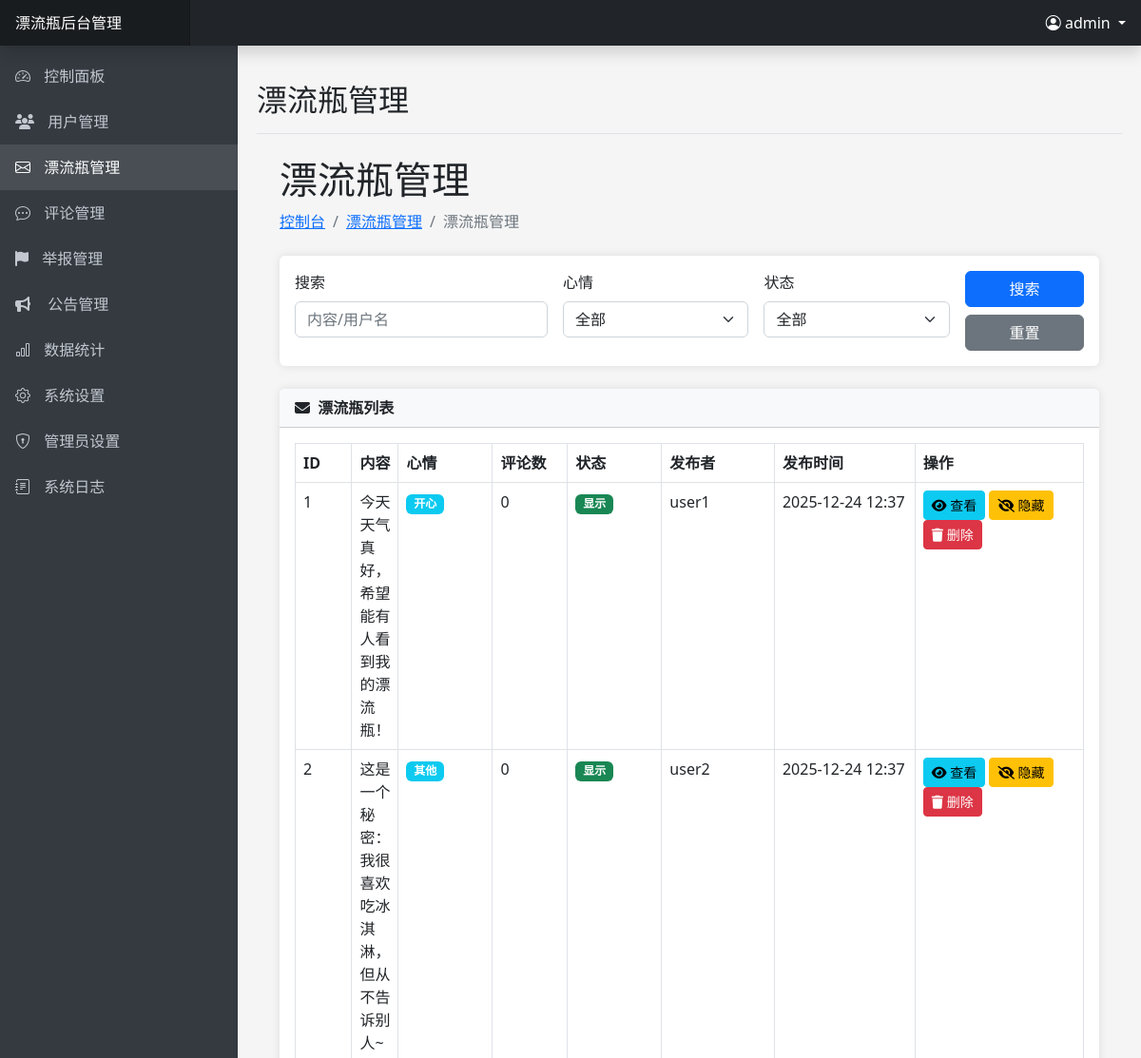
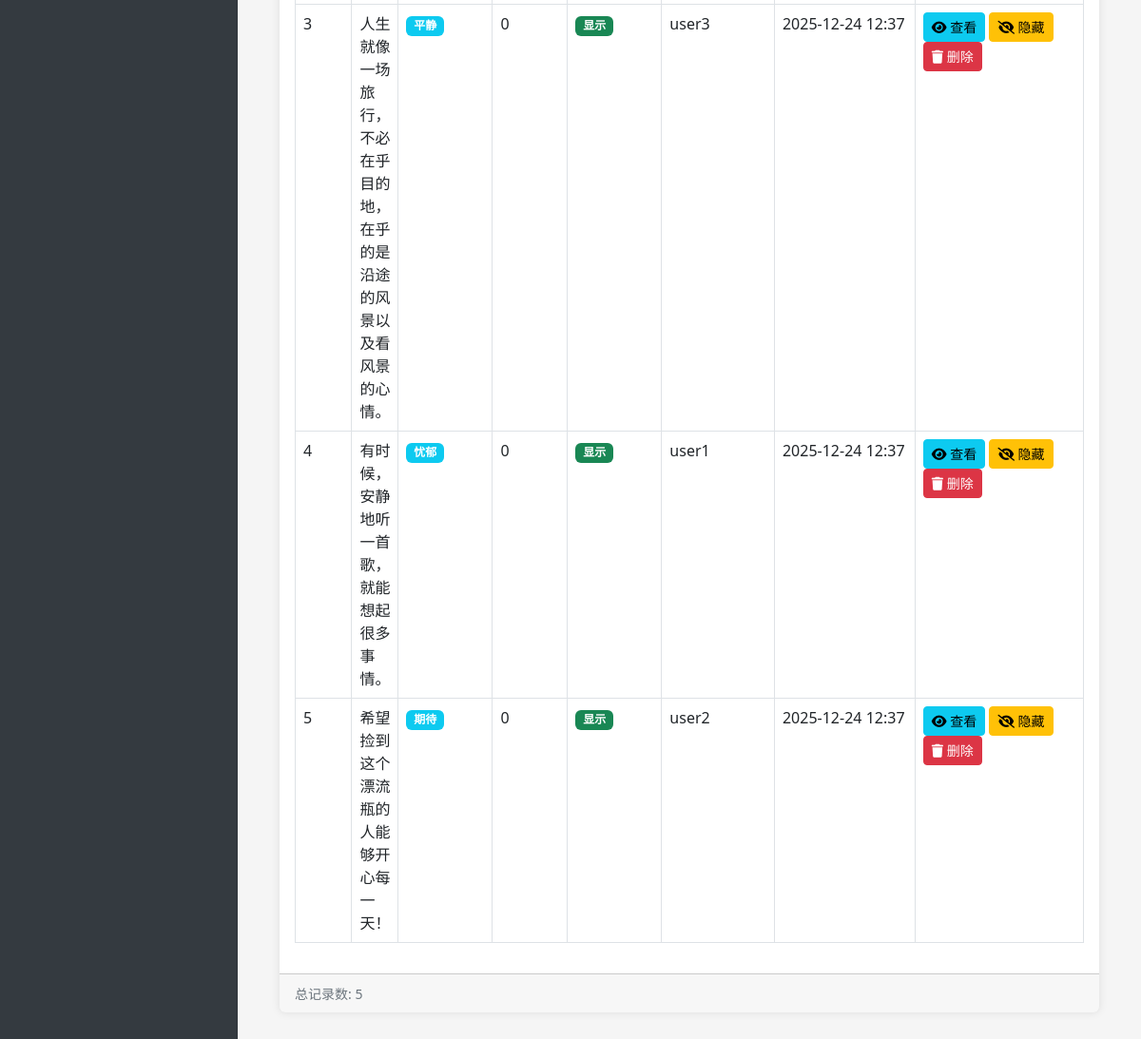
The app's page /admin/bottles.php (signed in) with its own data (2 pictures, top to bottom).
### tables this page shows
CREATE TABLE IF NOT EXISTS `bottles` (
    `id` INT(11) AUTO_INCREMENT PRIMARY KEY,
    `user_id` INT(11) NOT NULL,
    `content` TEXT NOT NULL,
    `bottle_type` ENUM('text', 'voice') DEFAULT 'text' COMMENT '漂流瓶类型：text文字漂流瓶，voice语音漂流瓶',
    `audio_file` VARCHAR(255) DEFAULT NULL COMMENT '语音文件路径（仅语音漂流瓶使用）',
    `audio_duration` INT(11) DEFAULT NULL COMMENT '语音时长（秒）',
    `mood` ENUM('开心', '难过', '平静', '愤怒', '期待', '忧郁', '其他') DEFAULT '其他',
    `is_anonymous` TINYINT(1) DEFAULT 0,
    `likes` INT(11) DEFAULT 0,
    `ip_address` VARCHAR(255) DEFAULT NULL,
    `location` VARCHAR(255) DEFAULT NULL,
    `quality_score` INT(11) DEFAULT 0,
    `throw_time` TIMESTAMP DEFAULT CURRENT_TIMESTAMP,
    `status` ENUM('漂流中', '已捡起') DEFAULT '漂流中',
    `is_hidden` TINYINT(1) DEFAULT 0 COMMENT '是否屏蔽：0未屏蔽，1已屏蔽',
    `is_deleted` TINYINT(1) DEFAULT 0 COMMENT '是否删除：0未删除，1已删除',
    FOREIGN KEY (`user_id`) REFERENCES `users`(`id`) ON DELETE CASCADE,
    INDEX `idx_user_id` (`user_id`),
    INDEX `idx_status` (`status`),
    INDEX `idx_throw_time` (`throw_time`),
    INDEX `idx_bottle_type` (`bottle_type`),
    INDEX `idx_quality_score` (`quality_score`),
    INDEX `idx_status_throw_time` (`status`, `throw_time`),
    INDEX `idx_is_hidden` (`is_hidden`),
    INDEX `idx_is_deleted` (`is_deleted`)
);

CREATE TABLE IF NOT EXISTS `users` (
    `id` INT(11) AUTO_INCREMENT PRIMARY KEY,
    `username` VARCHAR(50) NOT NULL UNIQUE,
    `password` VARCHAR(255) NOT NULL,
    `gender` ENUM('男', '女') NOT NULL,
    `signature` TEXT DEFAULT NULL,
    `points` INT(11) DEFAULT 0,
    `experience` INT(11) DEFAULT 0 COMMENT '用户经验值',
    `level` INT(11) DEFAULT 1 COMMENT '用户等级',
    `is_vip` TINYINT(1) DEFAULT 0,
    `vip_expire_date` DATE DEFAULT NULL,
    `vip_level` INT(11) DEFAULT 0,
    `status` TINYINT(1) DEFAULT 1 COMMENT '0:禁用 1:启用',
    `created_at` TIMESTAMP DEFAULT CURRENT_TIMESTAMP,
    `register_ip` VARCHAR(50) DEFAULT NULL COMMENT '注册IP地址',
    `last_login_ip` VARCHAR(50) DEFAULT NULL COMMENT '上次登录IP地址',
    `updated_at` TIMESTAMP DEFAULT CURRENT_TIMESTAMP ON UPDATE CURRENT_TIMESTAMP,
    INDEX `idx_created_at` (`created_at`),
    INDEX `idx_is_vip` (`is_vip`),
    INDEX `idx_status` (`status`),
    INDEX `idx_vip_expire_date` (`vip_expire_date`)
);

### includes/config.php (called while the page is built, shortened)
<?php
function getDbConnection() {
    try {
        $conn = new mysqli(DB_HOST, DB_USER, DB_PASS, DB_NAME);
        return $conn;
    } catch (Exception $e) {
        error_log("数据库连接异常: " . $e->getMessage());
        throw $e;
    }
}
function sanitizeInput($data) {
    $data = trim($data);
    $data = stripslashes($data);
    $data = htmlspecialchars($data, ENT_QUOTES | ENT_HTML5, 'UTF-8');
    return $data;
}
?>

### includes/admin.php (called while the page is built, shortened)
<?php
class Admin {
    private $conn;
    public function __construct() {
        $this->conn = getDbConnection();
    }
    public function logOperation($module, $action, $description = '', $data = null) {
        try {
            $adminId = $_SESSION['admin_id'];
            $ip = $_SERVER['REMOTE_ADDR'];
            $jsonData = $data ? json_encode($data, JSON_UNESCAPED_UNICODE) : null;
            $stmt = $this->conn->prepare("INSERT INTO admin_operation_logs (admin_id, module, action, ip, description, data) VALUES (?, ?, ?, ?, ?, ?)");
            $stmt->bind_param("isssss", $adminId, $module, $action, $ip, $description, $jsonData);
            $result = $stmt->execute();
            return $result;
        } catch (Exception $e) {
            error_log("记录操作日志失败: " . $e->getMessage());
            return false;
        }
    }
}
?>

### admin/bottles.php (the view, shortened to what this page needs)
<?php
$pageTitle = '漂流瓶管理';
require_once 'includes/header.php';
$conn = getDbConnection();
$action = $_GET['action'] ?? '';
$id = isset($_GET['id']) ? (int)$_GET['id'] : 0;
$deleteBottle = null;
$search = sanitizeInput($_GET['search'] ?? '');
$userIdFilter = isset($_GET['user_id']) ? (int)$_GET['user_id'] : 0;
$page = isset($_GET['page']) ? (int)$_GET['page'] : 1;
$limit = 10;
$offset = ($page - 1) * $limit;
$where = [];
$params = [];
$types = '';
$whereClause = !empty($where) ? "WHERE " . implode(' AND ', $where) : '';
$countQuery = "SELECT COUNT(*) as total FROM bottles b LEFT JOIN users u ON b.user_id = u.id $whereClause";
$query = "SELECT b.*, u.username, b.throw_time as created_at,
          (SELECT COUNT(*) FROM comments c WHERE c.bottle_id = b.id) as comment_count
          FROM bottles b
          LEFT JOIN users u ON b.user_id = u.id
          $whereClause
          ORDER BY b.throw_time DESC
          LIMIT ?, ?";
$checkTableQuery = "SHOW TABLES LIKE 'bottles'";
$tableExists = $conn->query($checkTableQuery);
if ($tableExists === false || $tableExists->num_rows === 0) {
    error_log("bottles表不存在，请先导入数据库结构");
    $message = "漂流瓶功能未完全设置，请先导入数据库结构（driftbottle.sql）。";
    $messageType = "danger";
    $total = 0;
    $totalPages = 0;
    $result = new class {
        public $num_rows = 0;
        public function fetch_assoc() { return null; }
    };
} else {
    $countParams = $params;
    $countTypes = $types;
    $params[] = $offset;
    $params[] = $limit;
    $types .= 'ii';
    if (!empty($countParams)) {
        try {
            $countStmt = $conn->prepare($countQuery);
            if ($countStmt === false) {
                throw new Exception("准备计数查询失败: " . $conn->error);
            }
            $countStmt->bind_param($countTypes, ...$countParams);
            $countStmt->execute();
            $totalResult = $countStmt->get_result();
            $total = $totalResult->fetch_assoc()['total'];
            $countStmt->close();
        } catch (Exception $e) {
            error_log("统计查询错误: " . $e->getMessage());
            $total = 0;
        }
    } else {
        $totalResult = $conn->query($countQuery);
        if ($totalResult === false) {
            error_log("计数查询执行失败: " . $conn->error);
            $total = 0;
        } else {
            $total = $totalResult->fetch_assoc()['total'];
        }
    }
    if (!empty($params)) {
        try {
            $stmt = $conn->prepare($query);
            $stmt->bind_param($types, ...$params);
            $stmt->execute();
            $result = $stmt->get_result();
        } catch (Exception $e) {
            error_log("漂流瓶列表查询错误: " . $e->getMessage());
            $result = false;
        }
    } else {
        $result = $conn->query($query);
        if ($result === false) {
            error_log("漂流瓶直接查询失败: " . $conn->error);
            $result = false;
        }
    }
}
?>
<div class="container-fluid px-4">
    <h1 class="mt-4"><?php echo $pageTitle; ?><?php if ($userIdFilter > 0): ?> - 用户ID: <?php echo $userIdFilter; ?><?php endif; ?></h1>
    <ol class="breadcrumb mb-4">
        <li class="breadcrumb-item"><a href="index.php">控制台</a></li>
        <li class="breadcrumb-item"><a href="bottles.php">漂流瓶管理</a></li>
        <li class="breadcrumb-item active"><?php echo $pageTitle; ?></li>
    </ol>
    <?php if ($action === 'delete' && $deleteBottle): ?>
    <div class="card mb-4 border-danger">
        <div class="card-header bg-danger text-white">
            <i class="fas fa-trash me-1"></i>
            删除漂流瓶
        </div>
        <div class="card-body">
            <p class="lead">您确定要删除以下漂流瓶吗？</p>
            <p><strong>ID：</strong> <?php echo $deleteBottle['id']; ?></p>
            <p><strong>发布者：</strong> <?php echo htmlspecialchars($deleteBottle['username'] ?? '未知用户'); ?></p>
            <p><strong>类型：</strong>
                <?php if (isset($deleteBottle['bottle_type']) && $deleteBottle['bottle_type'] === 'voice'): ?>
                    <span class="badge bg-warning"><i class="fas fa-microphone"></i> 语音漂流瓶</span>
                <?php else: ?>
                    <span class="badge bg-info"><i class="fas fa-pen"></i> 文字漂流瓶</span>
                <?php endif; ?>
            </p>
            <p><strong>内容：</strong> <?php echo htmlspecialchars(mb_substr($deleteBottle['content'], 0, 100)) . (mb_strlen($deleteBottle['content']) > 100 ? '...' : ''); ?></p>
            <?php if (isset($deleteBottle['bottle_type']) && $deleteBottle['bottle_type'] === 'voice' && !empty($deleteBottle['audio_file'])): ?>
            <p class="text-warning"><i class="fas fa-exclamation-triangle"></i> 此漂流瓶包含语音文件，删除时将一并删除！</p>
            <?php endif; ?>
            <p class="text-danger">此操作不可撤销！相关评论也将被删除！</p>
            <form method="post" action="bottles.php?action=delete&id=<?php echo $id; ?>">
                <button type="submit" name="confirm_delete" class="btn btn-danger">确认删除</button>
                <a href="bottles.php" class="btn btn-secondary">取消</a>
            </form>
        </div>
    </div>
    <?php else: ?>
    <div class="card mb-4">
        <div class="card-body">
            <form method="get" action="bottles.php" class="row g-3">
                <div class="col-md-4">
                    <label for="search" class="form-label">搜索</label>
                    <input type="text" class="form-control" id="search" name="search" placeholder="内容/用户名" value="<?php echo htmlspecialchars($search); ?>">
                </div>
                <div class="col-md-3">
                    <label for="mood" class="form-label">心情</label>
                    <select class="form-select" id="mood" name="mood">
                        <option value="">全部</option>
                    </select>
                </div>
                <div class="col-md-3">
                    <label for="status" class="form-label">状态</label>
                    <select class="form-select" id="status" name="status">
                        <option value="">全部</option>
                    </select>
                </div>
                <div class="col-md-2 d-flex align-items-end">
                    <div class="d-grid gap-2 w-100">
                        <button type="submit" class="btn btn-primary">搜索</button>
                        <a href="bottles.php<?php echo $userIdFilter > 0 ? '?user_id=' . $userIdFilter : ''; ?>" class="btn btn-secondary">重置</a>
                    </div>
                </div>
            </form>
        </div>
    </div>
    <div class="card mb-4">
        <div class="card-header">
            <i class="fas fa-envelope me-1"></i>
            漂流瓶列表
        </div>
        <div class="card-body">
            <div class="table-responsive">
                <table class="table table-bordered table-hover">
                    <thead>
                        <tr>
                            <th width="60">ID</th>
                            <th>内容</th>
                            <th width="100">心情</th>
                            <th width="80">评论数</th>
                            <th width="100">状态</th>
                            <th width="120">发布者</th>
                            <th width="150">发布时间</th>
                            <th width="180">操作</th>
                        </tr>
                    </thead>
                    <tbody>
                        <?php if ($result->num_rows > 0): ?>
                            <?php while ($bottle = $result->fetch_assoc()): ?>
                            <tr>
                                <td><?php echo $bottle['id']; ?></td>
                                <td>
                                    <?php endif;
                                    $content = htmlspecialchars($bottle['content']);
                                    echo mb_strlen($content) > 100 ? mb_substr($content, 0, 100) . '...' : $content;
                                    ?>
                                </td>
                                <td>
                                    <?php if (isset($bottle['mood']) && $bottle['mood']): ?>
                                    <span class="badge bg-info">
                                        <?php echo htmlspecialchars($bottle['mood']); ?>
                                    </span>
                                    <?php else: ?>
                                    <span class="badge bg-secondary">其他</span>
                                    <?php endif; ?>
                                </td>
                                <td>
                                    <?php echo $bottle['comment_count']; ?>
                                </td>
                                <td>
                                    <span class="badge <?php echo ($bottle['status'] === '漂流中' || $bottle['status'] === 'active') ? 'bg-success' : 'bg-secondary'; ?>">
                                        <?php echo ($bottle['status'] === '漂流中' || $bottle['status'] === 'active') ? '显示' : '隐藏'; ?>
                                    </span>
                                </td>
                                <td><?php echo htmlspecialchars($bottle['username'] ?? '未知用户'); ?></td>
                                <td><?php echo date('Y-m-d H:i', strtotime($bottle['created_at'])); ?></td>
                                <td>
                                    <a href="bottle_detail.php?id=<?php echo $bottle['id']; ?>" class="btn btn-sm btn-info">
                                        <i class="fas fa-eye"></i> 查看
                                    </a>
                                    <?php if ($bottle['status'] === '漂流中' || $bottle['status'] === 'active'): ?>
                                    <a href="bottles.php?action=toggle_status&id=<?php echo $bottle['id']; ?>" class="btn btn-sm btn-warning">
                                        <i class="fas fa-eye-slash"></i> 隐藏
                                    </a>
                                    <?php else: ?>
                                    <a href="bottles.php?action=toggle_status&id=<?php echo $bottle['id']; ?>" class="btn btn-sm btn-success">
                                        <i class="fas fa-eye"></i> 显示
                                    </a>
                                    <?php endif; ?>
                                    <a href="bottles.php?action=delete&id=<?php echo $bottle['id']; ?>" class="btn btn-sm btn-danger">
                                        <i class="fas fa-trash"></i> 删除
                                    </a>
                                </td>
                            </tr>
                            <?php endwhile; ?>
                        <?php else: ?>
                            <tr>
                                <td colspan="8" class="text-center">没有找到漂流瓶</td>
                            </tr>
                        <?php endif; ?>
                    </tbody>
                </table>
            </div>
        </div>
        <div class="card-footer">
            <small class="text-muted">总记录数: <?php echo $total; ?></small>
        </div>
    </div>
    <?php endif; ?>
</div>
<?php
require_once 'includes/footer.php';
?>

### admin/includes/header.php (style rules this page uses)
body { font-family: 'Microsoft YaHei', 'Segoe UI', sans-serif; background-color: #f5f5f5; overflow-x: hidden; }
.card { margin-bottom: 20px; border: none; box-shadow: 0 0 10px rgba(0, 0, 0, 0.1); }
.card-header { font-weight: bold; background-color: #f8f9fa; }
.table-responsive { overflow-x: auto; -webkit-overflow-scrolling: touch; }
.form-control, .form-select { box-shadow: none !important; }

### records on screen
bottles: id "1", content "今天天气真好，希望能有人看到我的漂流瓶！", mood "开心", comment_count "0", status "显示", user.username "user1", throw_time "2025-12-24 12:37"
bottles: id "2", content "这是一个秘密：我很喜欢吃冰淇淋，但从不告诉别人~", mood "其他", comment_count "0", status "显示", user.username "user2", throw_time "2025-12-24 12:37"
bottles: id "3", content "人生就像一场旅行，不必在乎目的地，在乎的是沿途的风景以及看风景的心情。", mood "平静", comment_count "0", status "显示", user.username "user3", throw_time "2025-12-24 12:37"
bottles: id "4", content "有时候，安静地听一首歌，就能想起很多事情。", mood "忧郁", comment_count "0", status "显示", user.username "user1", throw_time "2025-12-24 12:37"
bottles: id "5", content "希望捡到这个漂流瓶的人能够开心每一天！", mood "期待", comment_count "0", status "显示", user.username "user2", throw_time "2025-12-24 12:37"

### other values on screen
SITE_NAME "漂流瓶"
$admin->getCurrentAdminUsername() "admin"
$pageTitle "漂流瓶管理"
$total "5"
